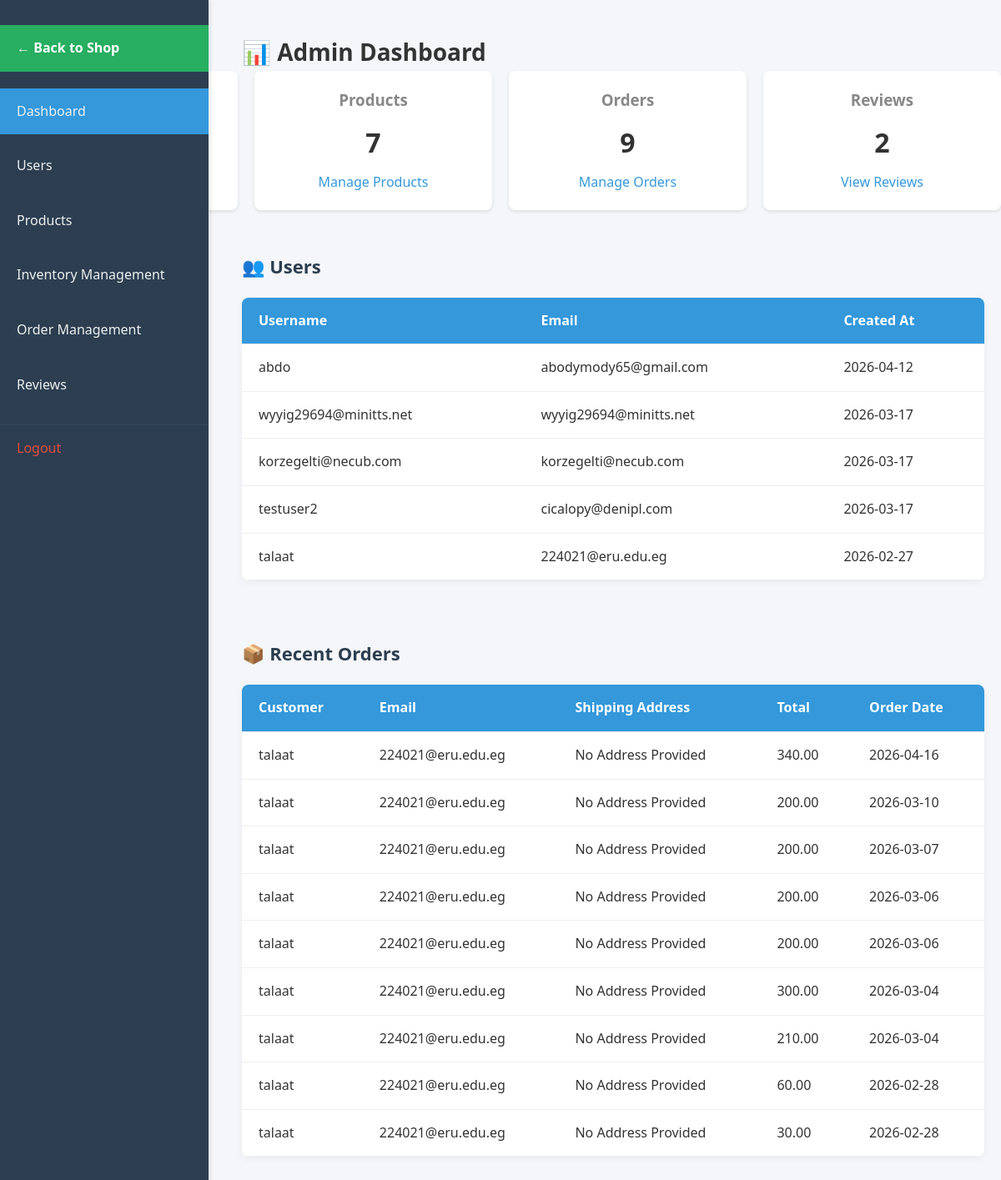
/admin/Dashboard.php (signed in), run on an earlier commit of the app's database.
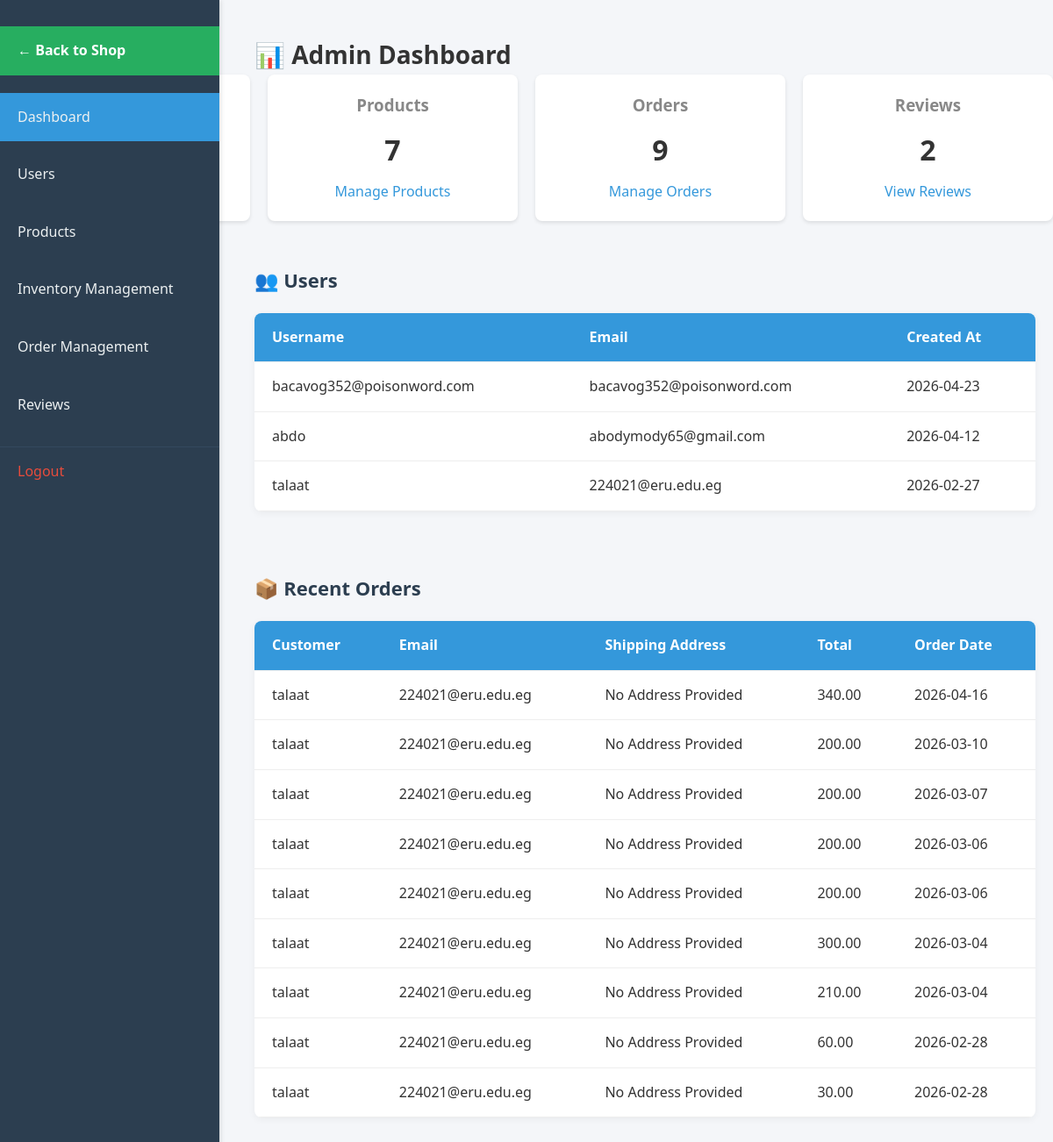
And on a later commit of the database.
### tables this page shows
CREATE TABLE `users` (
  `id` int(11) NOT NULL,
  `username` varchar(50) NOT NULL,
  `email` varchar(100) NOT NULL,
  `password` varchar(255) NOT NULL,
  `role` enum('customer','admin') NOT NULL DEFAULT 'customer',
  `twofa_method` enum('none','totp','email') NOT NULL DEFAULT 'none',
  `created_at` datetime NOT NULL DEFAULT current_timestamp(),
  `updated_at` datetime NOT NULL DEFAULT current_timestamp(),
  `is_verified` tinyint(1) DEFAULT 0
);

CREATE TABLE `orders` (
  `id` int(11) NOT NULL,
  `user_id` int(11) NOT NULL,
  `total_amount` decimal(10,2) NOT NULL,
  `status` enum('pending','paid','shipped','delivered','cancelled','refunded') NOT NULL DEFAULT 'pending',
  `location_description` varchar(255) NOT NULL,
  `phone` varchar(30) NOT NULL,
  `created_at` datetime DEFAULT current_timestamp()
);

### admin/Dashboard.php (the view, shortened to what the changed rows need)
<?php
require_once __DIR__ . '/../init.php';
?>
<!DOCTYPE html>
<html lang="en">
<head>
    <link rel="stylesheet" href="assets/css/dashboard.css">
</head>
<body>
    <h1>📊 Admin Dashboard</h1>
        <?php
        $stats_query = "SELECT
        (SELECT COUNT(*) FROM users) as user_count,
        (SELECT COUNT(*) FROM products) as product_count,
        (SELECT COUNT(*) FROM orders) as order_count,
        (SELECT COUNT(*) FROM reviews) as review_count";
        $stats = $conn->query($stats_query)->fetch_assoc();
        ?>
    <div class="section">
        <h2>👥 Users</h2>
        <?php
        $user_sql = "SELECT username, email, created_at FROM users ORDER BY created_at DESC LIMIT 10";
        $user_result = $conn->query($user_sql);
        if ($user_result && $user_result->num_rows > 0) {
            echo "<table>";
            echo "<tr><th>Username</th><th>Email</th><th>Created At</th></tr>";
            while ($user = $user_result->fetch_assoc()) {
                echo "<tr>
                  <td>" . htmlspecialchars($user['username']) . "</td>
                  <td>" . htmlspecialchars($user['email']) . "</td>
                  <td>" . date('Y-m-d', strtotime($user['created_at'])) . "</td>
                </tr>";
            }
            echo "</table>";
        } else {
            echo "<p>No users found.</p>";
        }
        ?>
    </div>
    <div class="section">
        <h2>📦 Recent Orders</h2>
        <?php
        $order_sql = "SELECT
                      u.username,
                      u.email,
                      o.location_description,
                      o.total_amount,
                      o.created_at
                    FROM orders o
                    JOIN users u ON o.user_id = u.id
                    ORDER BY o.created_at DESC LIMIT 10";
        $order_result = $conn->query($order_sql);
        if ($order_result && $order_result->num_rows > 0) {
            echo "<table>";
            echo "<tr><th>Customer</th><th>Email</th><th>Shipping Address</th><th>Total</th><th>Order Date</th></tr>";
            while ($order = $order_result->fetch_assoc()) {
                echo "<tr>
                  <td>" . htmlspecialchars($order['username']) . "</td>
                  <td>" . htmlspecialchars($order['email']) . "</td>
                  <td>" . htmlspecialchars($order['location_description']) . "</td>
                  <td>" . number_format($order['total_amount'], 2) . "</td>
                  <td>" . date('Y-m-d', strtotime($order['created_at'])) . "</td>
                </tr>";
            }
            echo "</table>";
        } else {
            echo "<p>No orders found.</p>";
        }
        ?>
    </div>
</body>
</html>

What changed in the data, as far as the page shows it:
removed users: username "wyyig29694@minitts.net", email "wyyig29694@minitts.net", created_at "2026-03-17"
removed users: username "korzegelti@necub.com", email "korzegelti@necub.com", created_at "2026-03-17"
removed users: username "testuser2", email "cicalopy@denipl.com", created_at "2026-03-17"
added users: username "bacavog352@poisonword.com", email "bacavog352@poisonword.com", created_at "2026-04-23"
